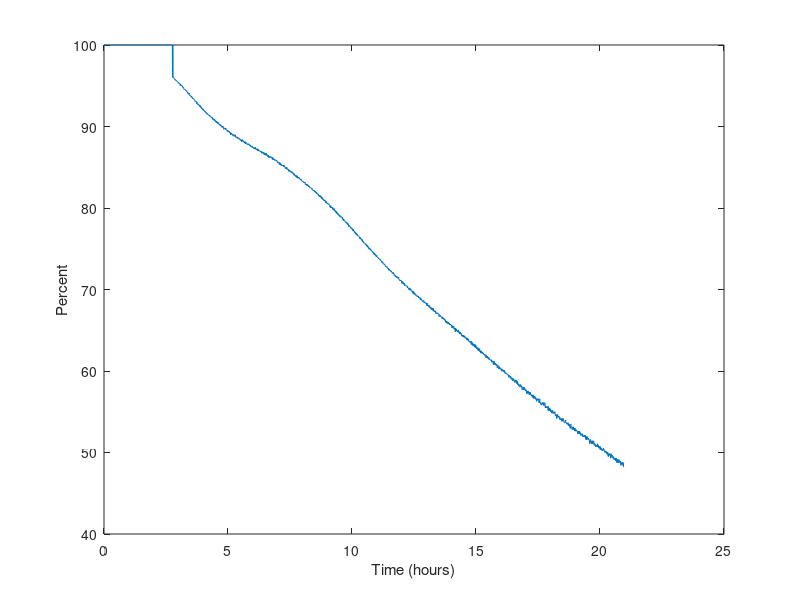

Write the MATLAB code that produced this figure.
% Clayton Auld
% ITEST development: plotting LiPo battery percentage curve

clear;clc;

time=dlmread('batterytest3.csv',',','A2..A3144')/3600;
% Cell0_3=dlmread('batterytest3.csv',',','B2..B3144');
% Cell1_3=dlmread('batterytest3.csv',',','C2..C3144');
% Cell2_3=dlmread('batterytest3.csv',',','D2..D3144');
Percent=dlmread('batterytest3.csv',',','E2..E3144');

figure(1)
plot(time,Percent)
xlabel('Time (hours)');
ylabel('Percent');